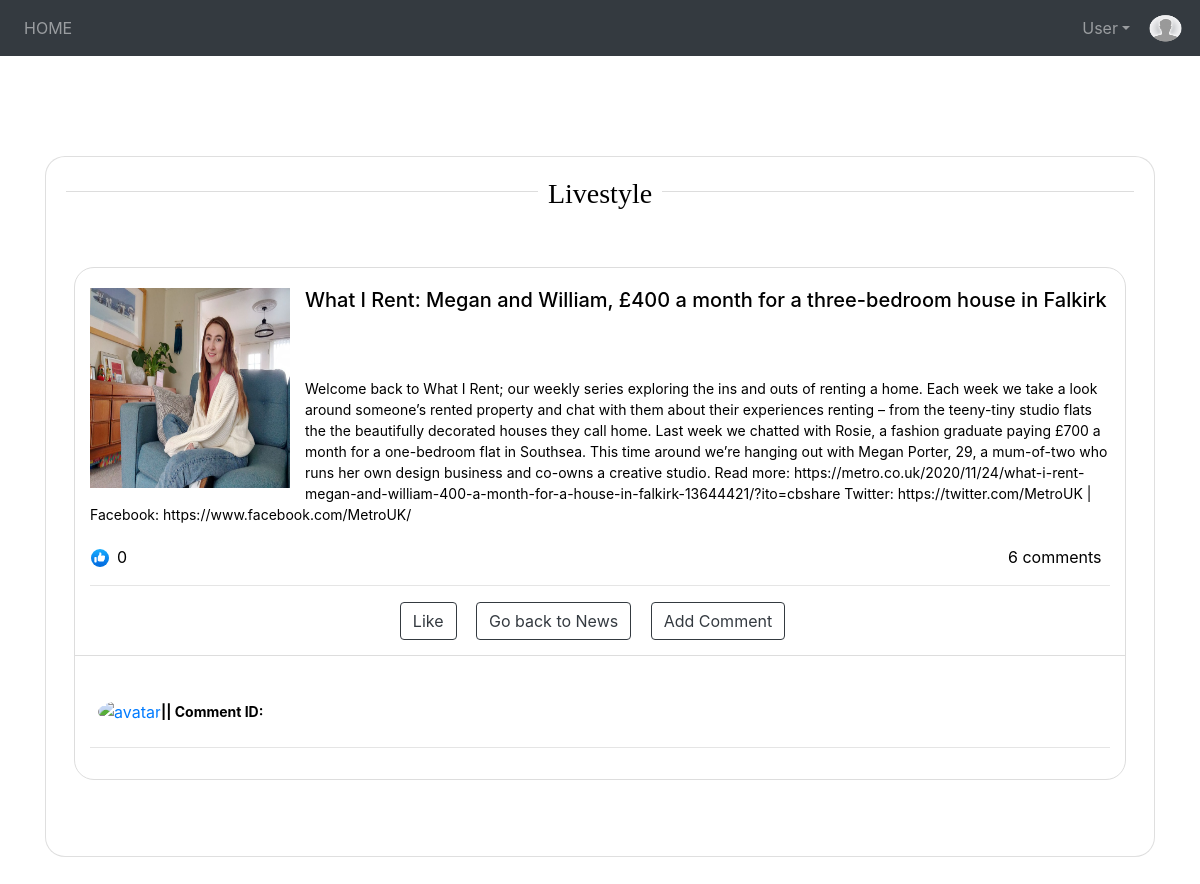
Page /article/5/ (signed in) on the earlier database version.
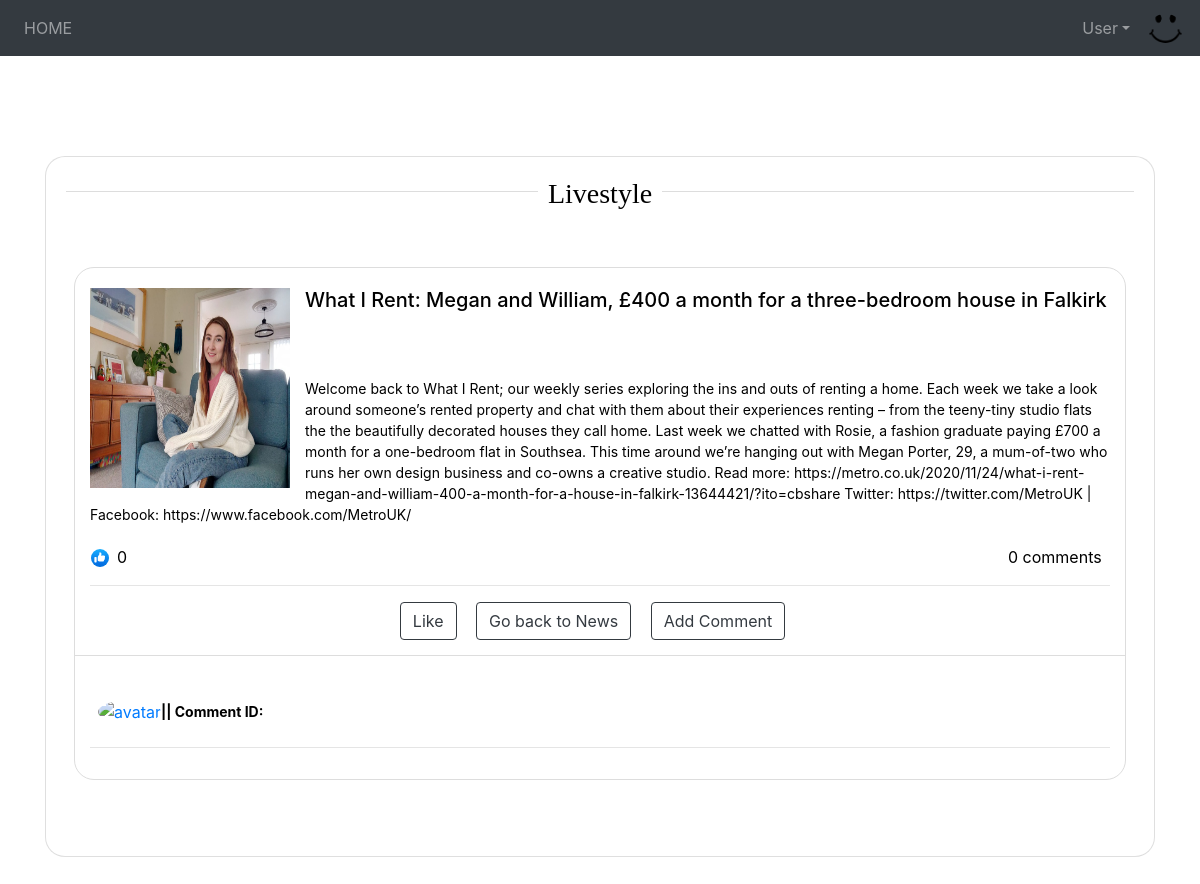
Same page on the later database version.
### account/models.py (models this page shows, shortened)
class Account(AbstractBaseUser):
    username = models.CharField(verbose_name='username', max_length=20, unique=True)
    email = models.EmailField(verbose_name='email', max_length=60, unique=True)
    dob = models.DateField(verbose_name='date of birth', null=True)
    favourite = models.ManyToManyField(Category, blank=True )
    likes = models.ManyToManyField(News, related_name="users",blank=True)
    profile_picture = models.ImageField(upload_to ='profilePic/', default = 'profilePic/pp.png')
    date_joined = models.DateTimeField(verbose_name='date joined', auto_now_add=True)
    last_login = models.DateTimeField(verbose_name='last login', auto_now_add=True)
    is_admin = models.BooleanField(default=False)
    is_active = models.BooleanField(default=True)
    is_staff = models.BooleanField(default=False)
    is_superuser = models.BooleanField(default=False)
    USERNAME_FIELD = 'username'
    REQUIRED_FIELDS = ['email']
    objects = MyAccountManager()

### news/views.py (the view)
# urls.py: path('article/<int:pk>/', article_view, name='article'),
def article_view(request, pk):
    if not request.user.is_authenticated:
        return redirect('login')
    else:
        context = {}
        article = News.objects.get(pk=pk)
        comments = Comment.objects.filter(article=article)
        context = {'article': article, 'comments': comments, 'title': 'Article'}
    return render(request, 'news/article.html', context)

### news/models.py (called while the page is built)
    def __str__(self):
        full_path = [self.name]
        k = self.parent
        while k is not None:
            full_path.append(k.name)
            k = k.parent
        return ' -> '.join(full_path[::-1])

### news/templates/news/article.html (shortened to what this page needs)
{% extends 'news/base.html' %}
{% block content %}
  <div class="card mb-5" style="margin-top: 100px !important;">
    <div class="card-body">
      <h3 class="text-center san">{{ article.category }}</h3>
      <div class="row mt-5 ">
        <div name="article" class=" d-flex p-2  panel-shadow mb-5">
          <div class="col-sm-12">
            <div class="panel panel-white post panel-shadow">
              <div class="post-heading">
                <div class="pull-left image">
                  <img style="height: 200px; width: 200px !important" src={{article.image.url}} alt="Card image cap"
                    class="img-circle avatar" alt="user profile image">
                </div>
                <div class="pull-left meta">
                  <div class="title h5">
                    <h5 class="card-text title">{{ article.title}}</h5>
                  </div>
                </div>
              </div>
              <div class="post-description">
                <p class="card-text">{{article.content|safe }}</p>
                <div class="stats">
                  <div class="row">
                      <div class="col-sm--1 ml-3">
                        <img height="18">
                      </div>
                      <div id="{{ article.id }}" class="col-sm-10 pl-2 likes mr-4">
                        {{article.likes}}
                      </div>
                    {% with comments.count as total_comments%}
                      <div class="comments-count">{{ total_comments }} comment{{ total_comments|pluralize }}</div>
                    {% endwith%}
                  </div>
                  <hr>
                  <div class="text-center footer_buttons">
                    <button type="button" id="like-button" class="btn btn-outline-dark stat-item" data-id={{ article.id }}>Like</button>
                    <a type="button" href="{% url 'news_home' %}" id="article-button" class="btn btn-outline-dark stat-item" data-id={{ news.id }}>Go back to News</a>
                    <button type="button" id="new_comment_button" class="btn btn-outline-dark stat-item" data-id="">Add Comment</button>
                  </div>
                </div>
              </div>
              <div class="post-footer">
                  {% load mptt_tags %}
                <div class="comments-list">
                  {% recursetree comments %}
                  <div id="{{ node.id }}" class="my-2 p-2 comment">
                    <a class="pull-left inactiveLink" href="#">
                      <img class="avatar" height="29" width="35" style="border-radius: 100%;" src="{{node.account.profile_picture.url}}" alt="avatar">
                    </a>
                    <div class="comment-body">
                      <div class="comment-heading">
                        <div class="user">{{ node.account.username  | capfirst}} || Comment ID: {{node.id}}</div>
                      </div>
                    </div>
                  </div>
                  <hr>
                    {% endrecursetree %}
                  </div>
              </div>
            </div>
          </div>
        </div>
      </div>
    </div>
  </div>
{% endblock %}

### news/templates/news/navbar.html (shortened to what this page needs)
 <nav class="navbar navbar-expand-lg navbar-dark navvv bg-dark mb-5">
    <div class="collapse navbar-collapse text-center" id="navbarTogglerDemo01">
      <ul class="navbar-nav mr-auto">
        <li class="nav-item">
          <a class="nav-link text-center" href="{% url 'news_home' %}">HOME</a>
      </li>
      </ul>
      {% if request.user.is_authenticated %}
      <table class="navbar-nav">
        <tr>
          <td class="nav-item dropdown">
            <a class="nav-link p-0 pr-3 nav-link dropdown-toggle" data-toggle="dropdown" href="#">{{user.username  | capfirst}}</a>
          </td>
          <td>
            <img id="nav_profile_pic"src="{{user.profile_picture.url}}" alt="avatar image" height="29" width="35" style="border-radius: 100%;">
            </div>
      {% else %}
      <div class="navbar-nav">
        <a class="nav-link" href="{% url 'register'  %}">Register</a>
        <a class="nav-link" href="{% url 'login'  %}">Login</a>
      </div>
      {%endif%}
  </nav>

Differences in the rows shown:
changed Account "User": profile_picture: a different picture
Other differences:
{{ total_comments }}: "6" → "0"
